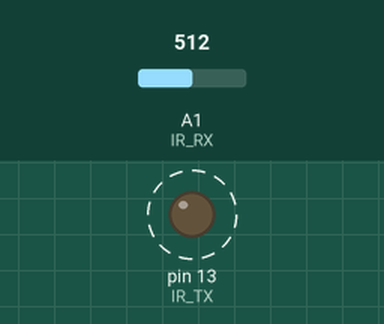
A sketch run on a simulated Arduino Uno, built with avr-gcc and run on an emulated ATmega328P. On the bench: output pins drawn as LEDs (lit = HIGH). Dashed ring = blinking. Inputs (shaded band) come from the test bench; at power-on: A1 (IR_RX) = 512. What the sketch prints to the serial monitor is not drawn.

Above: at 0.05 s.
Timing chart, 0 to 3.0 s (numbered marks = the images above):
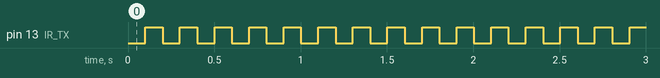

Measured:
- by itself, pin 13 (IR_TX): alternates HIGH for 0.10 s and LOW for 0.10 s

The sketch:

test_leds_ir_projet_robot.ino
```cpp
#define IR_TX 13
#define IR_RX A1

volatile int blanc = 0;
volatile int mesure = 0;
volatile int ancienne_mesure = mesure - blanc;

void setup() {
  // put your setup code here, to run once:
  pinMode(IR_TX, OUTPUT);
  pinMode(IR_RX, INPUT);


  digitalWrite(IR_TX, LOW);
  Serial.begin(9600);
}

void loop() {
  //blanc
  digitalWrite(IR_TX, LOW);
  delay(100);
  blanc = analogRead(IR_RX);
  // delay(10);


  //mesure
  digitalWrite(IR_TX, HIGH);
  delay(100);
  mesure = analogRead(IR_RX) - blanc;
  // delay(10);

  Serial.println(mesure);// - ancienne_mesure);
  ancienne_mesure = mesure;
  // delay(500);

  // if (mesure < 15) Serial.println("Franchissement --------------------------------");
  // if (mesure > 22) Serial.println("Franchissement ********************************");


}
```
